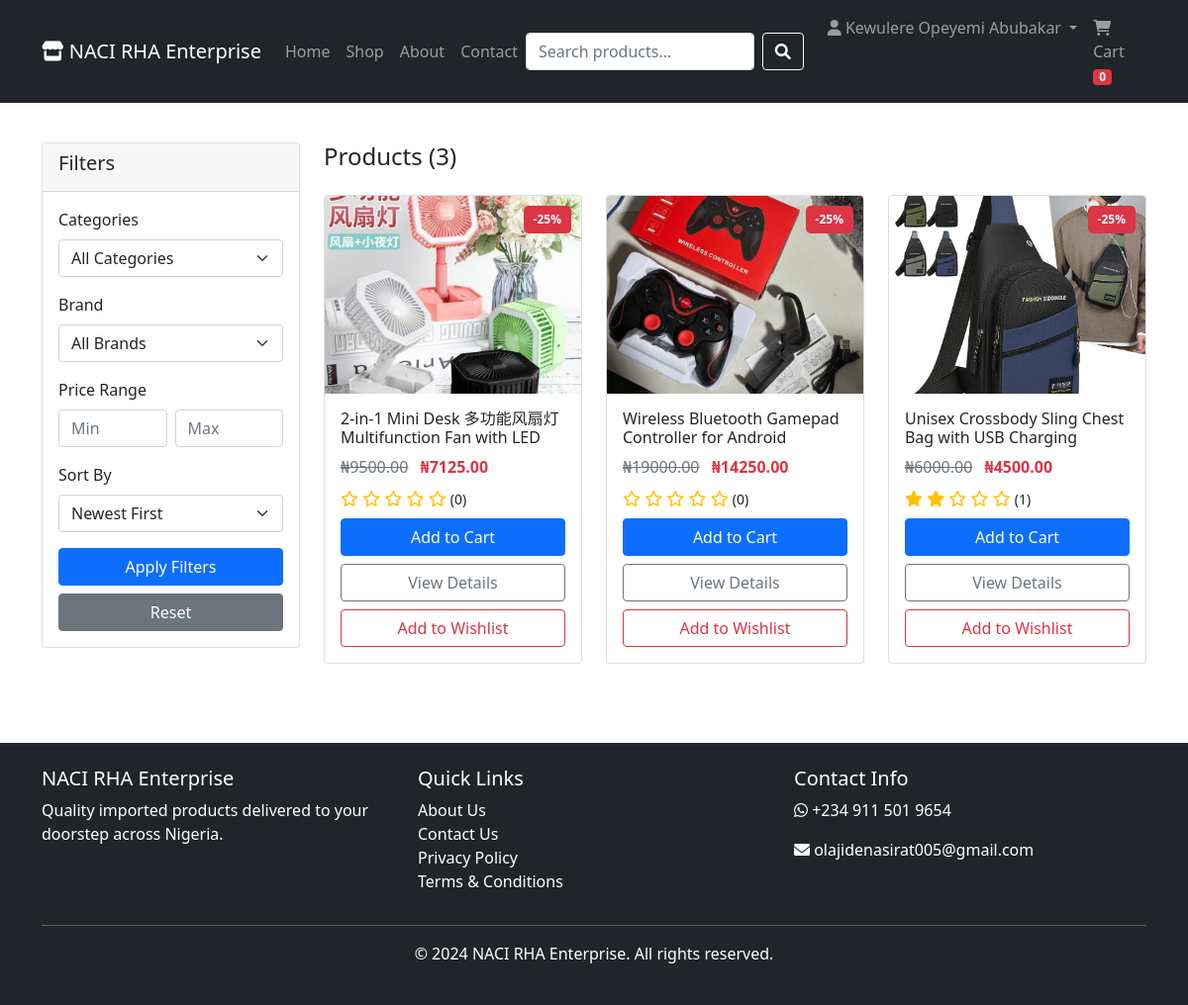
Screenshot of /shop (signed in) with the database file from the repository.
### models.py (models this page shows, shortened)
class User(UserMixin, db.Model):
    __tablename__ = 'users'
    id = db.Column(db.Integer, primary_key=True)
    email = db.Column(db.String(120), unique=True, nullable=False)
    password_hash = db.Column(db.String(200), nullable=False)
    full_name = db.Column(db.String(100), nullable=False)
    phone = db.Column(db.String(20), nullable=False)
    address = db.Column(db.Text)
    city = db.Column(db.String(50))
    state = db.Column(db.String(50))
    is_admin = db.Column(db.Boolean, default=False)
    created_at = db.Column(db.DateTime, default=datetime.utcnow)
    orders = db.relationship('Order', backref='user', lazy=True)
    wishlist = db.relationship('Wishlist', backref='user', lazy=True)
    reviews = db.relationship('Review', backref='user', lazy=True)

class Product(db.Model):
    __tablename__ = 'products'
    id = db.Column(db.Integer, primary_key=True)
    name = db.Column(db.String(200), nullable=False)
    description = db.Column(db.Text, nullable=False)
    price = db.Column(db.Float, nullable=False)
    compare_price = db.Column(db.Float)
    stock = db.Column(db.Integer, default=0)
    sku = db.Column(db.String(50), unique=True)
    brand = db.Column(db.String(100))
    rating = db.Column(db.Float, default=0)
    rating_count = db.Column(db.Integer, default=0)
    is_featured = db.Column(db.Boolean, default=False)
    is_bestseller = db.Column(db.Boolean, default=False)
    is_new = db.Column(db.Boolean, default=False)
    discount_percent = db.Column(db.Integer, default=0)
    created_at = db.Column(db.DateTime, default=datetime.utcnow)
    category_id = db.Column(db.Integer, db.ForeignKey('categories.id'))
    images = db.relationship('ProductImage', backref='product', lazy=True)
    order_items = db.relationship('OrderItem', backref='product', lazy=True)
    reviews = db.relationship('Review', backref='product', lazy=True)
    @property
    def final_price(self):
        if self.discount_percent > 0:
            return self.price * (1 - self.discount_percent / 100)
        return self.price

class ProductImage(db.Model):
    __tablename__ = 'product_images'
    id = db.Column(db.Integer, primary_key=True)
    product_id = db.Column(db.Integer, db.ForeignKey('products.id'), nullable=False)
    image_url = db.Column(db.String(200), nullable=False)
    is_main = db.Column(db.Boolean, default=False)

### app.py (the view)
@app.route('/shop')
def shop():
    category_id = request.args.get('category', type=int)
    search = request.args.get('search', '')
    min_price = request.args.get('min_price', type=float)
    max_price = request.args.get('max_price', type=float)
    sort = request.args.get('sort', 'newest')
    brand = request.args.get('brand', '')
    query = Product.query
    if category_id:
        query = query.filter_by(category_id=category_id)
    if search:
        query = query.filter(Product.name.contains(search) | Product.description.contains(search))
    if min_price:
        query = query.filter(Product.price >= min_price)
    if max_price:
        query = query.filter(Product.price <= max_price)
    if brand:
        query = query.filter_by(brand=brand)
    if sort == 'price_low':
        query = query.order_by(Product.price.asc())
    elif sort == 'price_high':
        query = query.order_by(Product.price.desc())
    elif sort == 'rating':
        query = query.order_by(Product.rating.desc())
    else:
        query = query.order_by(Product.created_at.desc())
    products = query.all()
    categories = Category.query.all()
    brands = db.session.query(Product.brand).distinct().all()
    return render_template('shop.html', products=products, categories=categories,
                         brands=brands, search=search)

### app.py (called while the page is built)
@login_manager.user_loader
def load_user(user_id):
    return User.query.get(int(user_id))

### templates/shop.html (shortened to what this page needs)
{% extends "base.html" %}
{% block content %}
<div class="container my-4">
    <div class="row">
        <div class="col-md-3">
            <div class="card mb-4">
                <div class="card-header">
                    <h5>Filters</h5>
                </div>
                <div class="card-body">
                    <form method="get" action="{{ url_for('shop') }}">
                        <div class="mb-3">
                            <label class="form-label">Categories</label>
                            <select name="category" class="form-select">
                                <option value="">All Categories</option>
                            </select>
                        </div>
                        <div class="mb-3">
                            <label class="form-label">Brand</label>
                            <select name="brand" class="form-select">
                                <option value="">All Brands</option>
                            </select>
                        </div>
                        <div class="mb-3">
                            <label class="form-label">Price Range</label>
                            <div class="row g-2">
                                <div class="col">
                                    <input type="number" name="min_price" class="form-control" placeholder="Min" value="{{ request.args.get('min_price', '') }}">
                                </div>
                                <div class="col">
                                    <input type="number" name="max_price" class="form-control" placeholder="Max" value="{{ request.args.get('max_price', '') }}">
                                </div>
                            </div>
                        </div>
                        <div class="mb-3">
                            <label class="form-label">Sort By</label>
                            <select name="sort" class="form-select">
                                <option value="newest" {% if request.args.get('sort') == 'newest' %}selected{% endif %}>Newest First</option>
                            </select>
                        </div>
                        <button type="submit" class="btn btn-primary w-100">Apply Filters</button>
                        <a href="{{ url_for('shop') }}" class="btn btn-secondary w-100 mt-2">Reset</a>
                    </form>
                </div>
            </div>
        </div>
        <div class="col-md-9">
            <div class="row mb-3">
                <div class="col">
                    <h4>Products ({{ products|length }})</h4>
                </div>
            </div>
            <div class="row g-4">
                {% for product in products %}
                <div class="col-md-4 col-sm-6">
                    <div class="card product-card h-100">
                        {% if product.discount_percent > 0 %}
                        <span class="discount-badge">-{{ product.discount_percent }}%</span>
                        {% endif %}
                        <img src="{{ url_for('static', filename='uploads/' + (product.images[0].image_url if product.images else 'placeholder.png')) }}" class="card-img-top" alt="{{ product.name }}" style="height: 200px; object-fit: cover;">
                        <div class="card-body">
                            <h6 class="card-title">{{ product.name[:50] }}</h6>
                            <div class="price mb-2">
                                {% if product.discount_percent > 0 %}
                                <span class="text-muted text-decoration-line-through">₦{{ "%.2f"|format(product.price) }}</span>
                                <span class="text-danger fw-bold ms-2">₦{{ "%.2f"|format(product.final_price) }}</span>
                                {% else %}
                                <span class="text-primary fw-bold">₦{{ "%.2f"|format(product.price) }}</span>
                                {% endif %}
                            </div>
                            <div class="rating mb-2">
                                {% for i in range(5) %}
                                    {% if i < product.rating|int %}
                                    <i class="fas fa-star text-warning"></i>
                                    {% else %}
                                    <i class="far fa-star text-warning"></i>
                                    {% endif %}
                                {% endfor %}
                                <span class="small">({{ product.rating_count }})</span>
                            </div>
                            <div class="d-grid gap-2">
                                <form action="{{ url_for('add_to_cart', product_id=product.id) }}" method="post">
                                    <button type="submit" class="btn btn-primary w-100">Add to Cart</button>
                                </form>
                                <a href="{{ url_for('product_detail', product_id=product.id) }}" class="btn btn-outline-secondary">View Details</a>
                                <a href="{{ url_for('add_to_wishlist', product_id=product.id) }}" class="btn btn-outline-danger">Add to Wishlist</a>
                            </div>
                        </div>
                    </div>
                </div>
                {% else %}
                <div class="col-12">
                    <div class="alert alert-info text-center">
                        No products found. Please try different filters.
                    </div>
                </div>
                {% endfor %}
            </div>
        </div>
    </div>
</div>
{% endblock %}

### templates/base.html (shortened to what this page needs)
<!DOCTYPE html>
<html lang="en">
<head>
    <link href="https://cdn.jsdelivr.net/npm/bootstrap@5.1.3/dist/css/bootstrap.min.css" rel="stylesheet">
    <link rel="stylesheet" href="https://cdnjs.cloudflare.com/ajax/libs/font-awesome/6.0.0/css/all.min.css">
    <link rel="stylesheet" href="{{ url_for('static', filename='css/style.css') }}">
</head>
<body>
    <nav class="navbar navbar-expand-lg navbar-dark bg-dark">
        <div class="container">
            <a class="navbar-brand" href="{{ url_for('index') }}">
                <i class="fas fa-store"></i> NACI RHA Enterprise
            </a>
            <div class="collapse navbar-collapse" id="navbarNav">
                <ul class="navbar-nav me-auto">
                    <li class="nav-item"><a class="nav-link" href="{{ url_for('index') }}">Home</a></li>
                    <li class="nav-item"><a class="nav-link" href="{{ url_for('shop') }}">Shop</a></li>
                    <li class="nav-item"><a class="nav-link" href="{{ url_for('about') }}">About</a></li>
                    <li class="nav-item"><a class="nav-link" href="{{ url_for('contact') }}">Contact</a></li>
                </ul>
                <form class="d-flex me-3" action="{{ url_for('shop') }}" method="get">
                    <input class="form-control me-2" type="search" name="search" placeholder="Search products...">
                    <button class="btn btn-outline-light" type="submit"><i class="fas fa-search"></i></button>
                </form>
                <ul class="navbar-nav">
                    {% if current_user.is_authenticated %}
                        {% if current_user.is_admin %}
                            <li class="nav-item dropdown">
                                <a class="nav-link dropdown-toggle" href="#" id="adminDropdown" role="button" data-bs-toggle="dropdown">
                                    <i class="fas fa-crown"></i> Admin Panel
                                </a>
                                <ul class="dropdown-menu">
                                    <li><a class="dropdown-item" href="{{ url_for('admin_dashboard') }}">Dashboard</a></li>
                                    <li><hr class="dropdown-divider"></li>
                                    <li><a class="dropdown-item" href="{{ url_for('admin_products') }}">Manage Products</a></li>
                                    <li><a class="dropdown-item" href="{{ url_for('admin_add_product') }}">Add New Product</a></li>
                                    <li><a class="dropdown-item" href="{{ url_for('admin_orders') }}">Manage Orders</a></li>
                                    <li><a class="dropdown-item" href="{{ url_for('admin_messages') }}">Contact Messages</a></li>
                                <li><hr class="dropdown-divider"></li>
                                <li><a class="dropdown-item" href="{{ url_for('logout') }}">Logout</a></li>
                                </ul>
                            </li>
                        {% else %}
                        <li class="nav-item dropdown">
                            <a class="nav-link dropdown-toggle" href="#" id="userDropdown" role="button" data-bs-toggle="dropdown">
                                <i class="fas fa-user"></i> {{ current_user.full_name }}
                            </a>
                        </li>
                        {% endif %}
                    {% else %}
                        <li class="nav-item"><a class="nav-link" href="{{ url_for('login') }}"><i class="fas fa-sign-in-alt"></i> Login</a></li>
                        <li class="nav-item"><a class="nav-link" href="{{ url_for('register') }}"><i class="fas fa-user-plus"></i> Register</a></li>
                    {% endif %}
                    <li class="nav-item"><a class="nav-link" href="{{ url_for('cart') }}"><i class="fas fa-shopping-cart"></i> Cart <span id="cart-count" class="badge bg-danger">0</span></a></li>
                </ul>
            </div>
        </div>
    </nav>
    <div class="content-wrapper">
        {% block content %}{% endblock %}
    </div>
    <footer class="bg-dark text-white mt-5 py-4">
        <div class="container">
            <div class="row">
                <div class="col-md-4">
                    <h5>NACI RHA Enterprise</h5>
                    <p>Quality imported products delivered to your doorstep across Nigeria.</p>
                </div>
                <div class="col-md-4">
                    <h5>Quick Links</h5>
                    <ul class="list-unstyled">
                        <li><a href="{{ url_for('about') }}" class="text-white">About Us</a></li>
                        <li><a href="{{ url_for('contact') }}" class="text-white">Contact Us</a></li>
                        <li><a href="#" class="text-white">Privacy Policy</a></li>
                        <li><a href="#" class="text-white">Terms & Conditions</a></li>
                    </ul>
                </div>
                <div class="col-md-4">
                    <h5>Contact Info</h5>
                    <p><i class="fab fa-whatsapp"></i> +234 911 501 9654</p>
                    <p><i class="fas fa-envelope"></i> olajidenasirat005@gmail.com</p>
                </div>
            </div>
            <hr>
            <div class="text-center">
                <p>&copy; 2024 NACI RHA Enterprise. All rights reserved.</p>
            </div>
        </div>
    </footer>
</body>
</html>

### static/css/style.css (style rules this page uses)
html, body { height: 100%; margin: 0; padding: 0; }
body { display: flex; flex-direction: column; min-height: 100vh; }
.content-wrapper { flex: 1 0 auto; }
footer { flex-shrink: 0; margin-top: auto; }
.container { flex: 1; }
.product-card { transition: transform 0.3s ease, box-shadow 0.3s ease; position: relative; overflow: hidden; }
.discount-badge { position: absolute; top: 10px; right: 10px; background: #dc3545; color: white; padding: 5px 10px; border-radius: 5px; font-size: 12px; font-weight: bold; z-index: 1; }
#cart-count { font-size: 12px; padding: 2px 6px; }
footer a { text-decoration: none; transition: color 0.2s; }

### rows the page displays
User: full_name "Kewulere Opeyemi Abubakar"
Product: discount_percent "25", image_url (picture), name "2-in-1 Mini Desk 多功能风扇灯 Multifunction Fan with LED", price "9500.00", final_price "7125.00", rating 0 (drawn), rating_count "0"
Product: discount_percent "25", image_url (picture), name "Wireless Bluetooth Gamepad Controller for Android", price "19000.00", final_price "14250.00", rating 0 (drawn), rating_count "0"
Product: discount_percent "25", image_url (picture), name "Unisex Crossbody Sling Chest Bag with USB Charging", price "6000.00", final_price "4500.00", rating 2 (drawn), rating_count "1"

### other values shown
{{ products|length }} "3"
